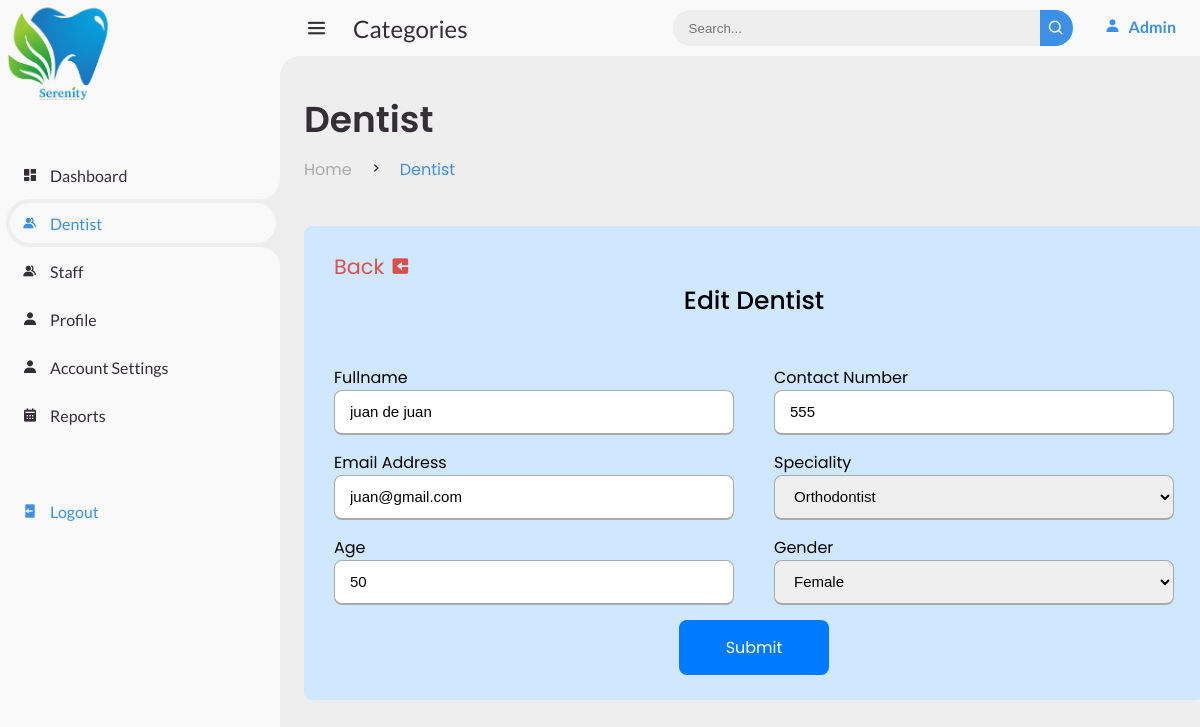
Screenshot of /admineditdentist.php?denlog_id=31 with the database file from the repository.
### tables this page shows
CREATE TABLE `tbldentist` (
  `denlog_id` int(11) NOT NULL,
  `den_fname` varchar(100) NOT NULL,
  `den_gender` int(10) NOT NULL,
  `den_cnum` int(100) NOT NULL,
  `den_sp` int(10) NOT NULL,
  `den_emailAdd` varchar(100) NOT NULL,
  `den_age` int(10) NOT NULL
);

### admineditdentist.php (the view, shortened to what this page needs)
<?php
	include('database/connection.php');
	include('database/config.php');
	$denlog_id = $_GET['denlog_id'];
	$sql ="SELECT * FROM tbldentist WHERE denlog_id = :denlog_id";
	$stmt = $conn->prepare($sql);
	$stmt->bindParam(':denlog_id', $denlog_id);
	$stmt->execute();
	$rs = $stmt->fetch(PDO::FETCH_ASSOC);
?>
<!DOCTYPE html>
<html lang="en">
<head>
	<link href='https://unpkg.com/boxicons@2.0.9/css/boxicons.min.css' rel='stylesheet'>
	<link rel="stylesheet" href="css/main.css">
	<link rel="stylesheet" href="css/responsive.css">
</head>
<body>
	<section id="sidebar">
	<a href="#" class="logo">
		<img src="images/logo.png">
			</a>
		<ul class="side-menu top">
			<li>
				<a href="admindashboard.php">
					<i class='bx bxs-dashboard' ></i>
					<span class="text">Dashboard</span>
				</a>
			</li>
			<li class="active">
				<a href="admindentist.php">
					<i class='bx bxs-group' ></i>
					<span class="text">Dentist</span>
				</a>
			</li>
			<li>
				<a href="adminstaff.php">
					<i class='bx bxs-group' ></i>
					<span class="text">Staff</span>
				</a>
			</li>
			<li>
				<a href="adminprofile.php">
					<i class='bx bxs-user' ></i>
					<span class="text">Profile</span>
				</a>
			</li>
			<li>
				<a href="adminaccountsettings.php">
					<i class='bx bxs-user' ></i>
					<span class="text">Account Settings</span>
				</a>
			</li>
			<li>
				<a href="adminreport.php">
					<i class='bx bxs-calendar' ></i>
					<span class="text">Reports</span>
				</a>
			</li>
		</ul>
		<ul class="side-menu">
			<li>
				<a class="logout">
					<i class='bx bxs-log-out'></i>
					<span class="text">Logout</span>
				</a>
			</li>
		</ul>
	</section>
	<section id="content">
		<nav>
			<i class='bx bx-menu'></i>
			<a href="#" class="nav-link">Categories</a>
			<form action="#">
				<div class="form-input">
					<input type="search" placeholder="Search...">
					<button type="submit" class="search-btn"><i class='bx bx-search' ></i></button>
				</div>
			</form>
			<a href="#" class="brand">
			<i class='bx bxs-user'></i>
			<span class="text">Admin</span>
		</a>
		</nav>
		<main>
			<div class="head-title">
				<div class="left">
					<h1>Dentist</h1>
					<ul class="breadcrumb">
						<li>
							<a href="admindashboard.php">Home</a>
						</li>
						<li><i class='bx bx-chevron-right' ></i></li>
						<li>
							<a class="active" href="#">Dentist</a>
						</li>
					</ul>
				</div>
			</div>
            <div class="container">
			<a href="admindentist.php" class="cancel">
				<span class="text">Back</span>
				<i class='bx bxs-exit'></i>
				</a>
                <div class="heading">Edit Dentist</div>
                    <form  id="dentistedit" action="" method="post">
                        <div class="card-details">
                            <div class="card-box">
                                <span class="datails">Fullname</span>
                                <input name="fullname" id="fullname"  value ="<?php echo"".$rs['den_fname'].""?>"  type="text"  required placeholder="Enter fullname">
                            </div>
							<div class="card-box">
                                <span class="datails">Contact Number</span>
                                <input name="cnum" id="cnum" value ="<?php echo"".$rs['den_cnum'].""?>" type="text"  required placeholder="Enter Contact Number">
                            </div>
							<div class="card-box">
                                <span class="datails">Email Address</span>
                                <input name="Eadd" id="Eadd" value ="<?php echo"".$rs['den_emailAdd'].""?>" type="text"  required placeholder="Email Address">
                            </div>
							<div class="card-box">
                                <span class="datails">Speciality</span>
                                <?php
										$query = "SELECT * FROM tblspeciality";
										$queryres = mysqli_query($dbc, $query);
										echo "<select id='editspecialtyselect' name = 'specialty'>";
										while($rowretrieve = mysqli_fetch_assoc($queryres)){
											if($rowretrieve['sp_id']==$rs['den_sp']){
												echo "<option value=".$rowretrieve['sp_id']." selected>".$rowretrieve['sp_name']."</option>";
											}else{
												echo "<option value=".$rowretrieve['sp_id'].">".$rowretrieve['sp_name']."</option>";
											}
										}
										echo "</select>";
								?>
                            </div>
							<div class="card-box">
                                <span class="datails">Age</span>
                                <input name="age" id="age" value ="<?php echo"".$rs['den_age'].""?>" type="text"  required placeholder="Email Address">
                            </div>
						<div class="card-box">
                                <span class="datails">Gender</span>
								<?php
										$query = "SELECT * FROM tblgender";
										$queryres = mysqli_query($dbc, $query);
										echo "<select id='editgenderselect' name = 'gender'>";
										while($rowretrieve = mysqli_fetch_assoc($queryres)){
											if($rowretrieve['gn_id']==$rs['den_gender']){
												echo "<option value=".$rowretrieve['gn_id']." selected>".$rowretrieve['gn_name']."</option>";
											}else{
												echo "<option value=".$rowretrieve['gn_id'].">".$rowretrieve['gn_name']."</option>";
											}
										}
										echo "</select>";
								?>
                            </div>
                        </div>
                        <div class="button" style="width:100%">
							<div <?php echo "data-id= ".$_GET['denlog_id'].""; ?> class="submitdentistedit">Submit</div>
                        </div>
                    </form>
				</div>
	</section>
</body>
</html>

### rows the page displays
tbldentist: fullname "juan de juan", cnum "555", Eadd "juan@gmail.com", age "50"

### other values shown
form field specialty "Orthodontist"
form field gender "Female"
